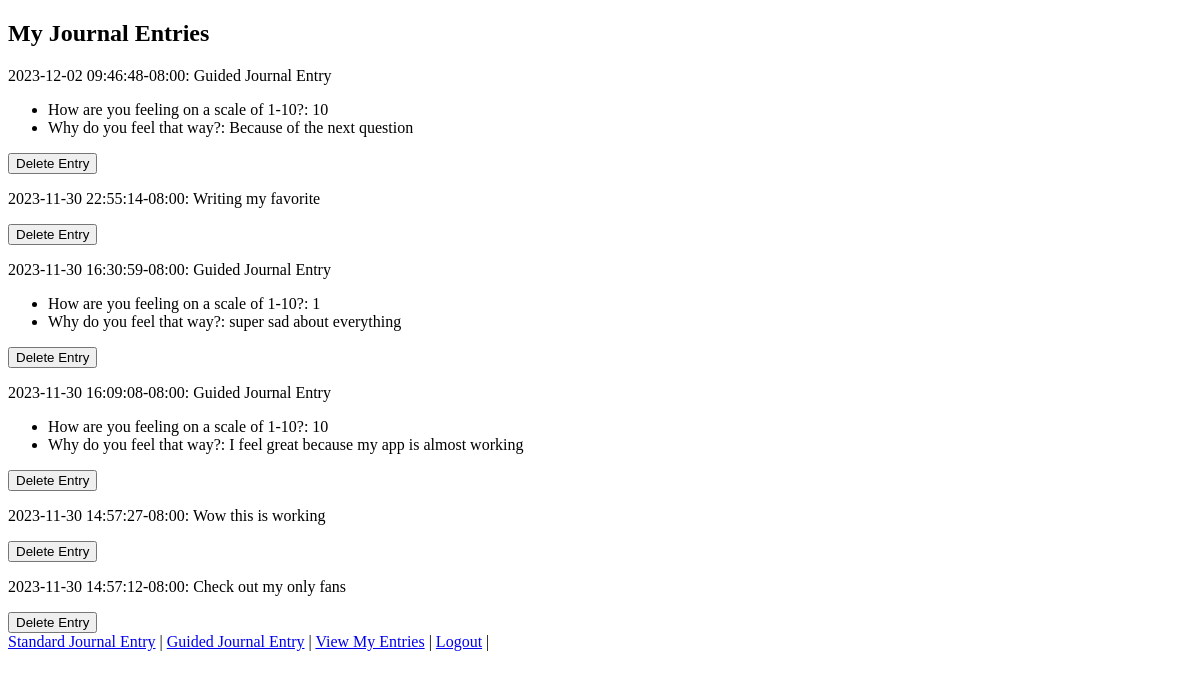
/view_entries (signed in), run on an earlier commit of the app's database.
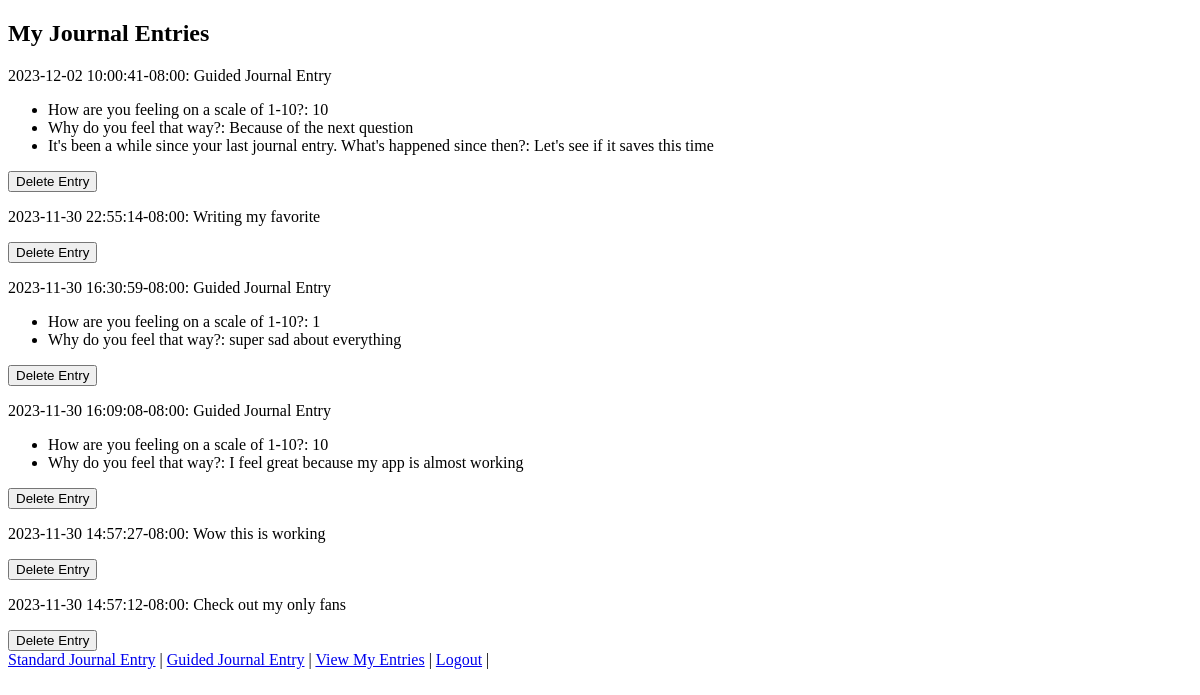
And on a later commit of the database.
### app.py (models this page shows)
class JournalEntry(db.Model):
    id = db.Column(db.Integer, primary_key=True)
    content = db.Column(db.Text, nullable=False)
    timestamp = db.Column(db.DateTime, server_default=db.func.now())
    user_id = db.Column(db.Integer, db.ForeignKey('user.id'), nullable=False)
    guided_responses = db.relationship('GuidedJournalResponse', order_by='GuidedJournalResponse.id', back_populates='journal_entry')

class GuidedJournalResponse(db.Model):
    id = db.Column(db.Integer, primary_key=True)
    journal_entry_id = db.Column(db.Integer, db.ForeignKey('journal_entry.id'), nullable=False)
    question = db.Column(db.String(250), nullable=False)
    response = db.Column(db.Text, nullable=False)
    journal_entry = db.relationship('JournalEntry', back_populates='guided_responses')

### app.py (the view)
@app.route('/view_entries')
@login_required
def view_entries():
    entries = JournalEntry.query.filter_by(user_id=current_user.id).order_by(JournalEntry.timestamp.desc()).all()
    local_timezone = pytz.timezone("America/Los_Angeles")  # Replace with your time zone
    for entry in entries:
        entry.local_timestamp = local_timezone.fromutc(entry.timestamp)
        entry.guided_responses_list = GuidedJournalResponse.query.filter_by(journal_entry_id=entry.id).all()
    return render_template('view_entries.html', entries=entries)

### app.py (called while the page is built)
@login_manager.user_loader
def load_user(user_id):
    return User.query.get(int(user_id))

### templates/view_entries.html (shortened to what this page needs)
<!DOCTYPE html>
<html>
<head>
</head>
<body>
    <h2>My Journal Entries</h2>
    {% for entry in entries %}
        <p>{{ entry.local_timestamp }}: {{ entry.content }}</p>
        {% if entry.guided_responses_list %}
            <ul>
                {% for response in entry.guided_responses_list %}
                    <li>{{ response.question }}: {{ response.response }}</li>
                {% endfor %}
            </ul>
        {% endif %}
            <form action="{{ url_for('delete_entry', entry_id=entry.id) }}" method="post">
                <input type="submit" value="Delete Entry">
            </form>
    {% endfor %}
    <a href="/add_entry">Standard Journal Entry</a> |
    <a href="/guided_entry">Guided Journal Entry</a> |
    <a href="/view_entries">View My Entries</a> |
    <a href="{{ url_for('logout') }}">Logout</a> |
</body>
</html>

What changed in the data, as far as the page shows it:
changed JournalEntry (number 1 of 6 on the later page): local_timestamp "2023-12-02 09:46:48-08:00" → "2023-12-02 10:00:41-08:00"
added GuidedJournalResponse: question "It's been a while since your last journal entry. What's happened since then?", response "Let's see if it saves this time", shown under JournalEntry (number 1 of 6 on the later page)
